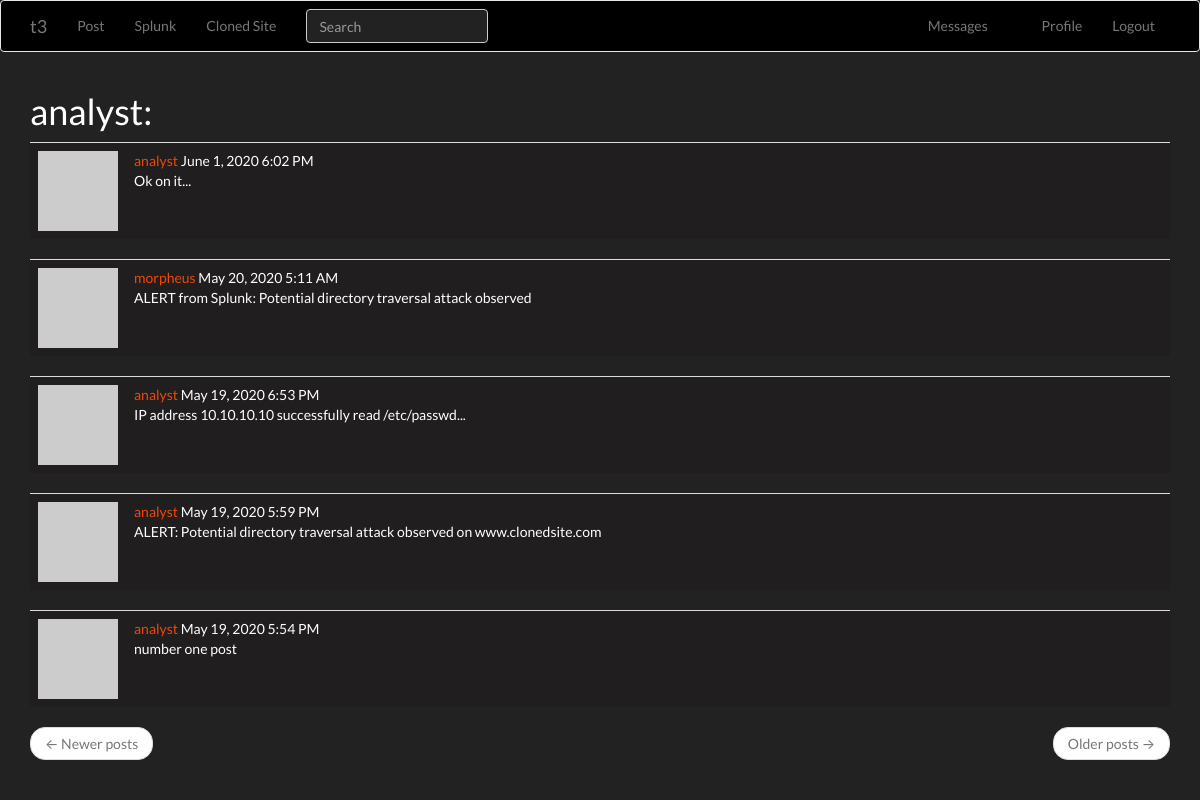
Page /explore (signed in) on the committed database.
### app/models.py (models this page shows, shortened)
class PaginatedAPIMixin(object):
    @staticmethod
    def to_collection_dict(query, page, per_page, endpoint, **kwargs):
        resources = query.paginate(page, per_page, False)
        data = {
            'items': [item.to_dict() for item in resources.items],
            '_meta': {
                'page': page,
                'per_page': per_page,
                'total_pages': resources.pages,
                'total_items': resources.total
            },
            '_links': {
                'self': url_for(endpoint, page=page, per_page=per_page,
                                **kwargs),
                'next': url_for(endpoint, page=page + 1, per_page=per_page,
                                **kwargs) if resources.has_next else None,
                'prev': url_for(endpoint, page=page - 1, per_page=per_page,
                                **kwargs) if resources.has_prev else None
            }
        }
        return data

class User(UserMixin, PaginatedAPIMixin, db.Model):
    id = db.Column(db.Integer, primary_key=True)
    username = db.Column(db.String(64), index=True, unique=True)
    email = db.Column(db.String(120), index=True, unique=True)
    password_hash = db.Column(db.String(128))
    posts = db.relationship('Post', backref='author', lazy='dynamic')
    about_me = db.Column(db.String(140))
    last_seen = db.Column(db.DateTime, default=datetime.utcnow)
    token = db.Column(db.String(32), index=True, unique=True)
    token_expiration = db.Column(db.DateTime)
    followed = db.relationship(
        'User', secondary=followers,
        primaryjoin=(followers.c.follower_id == id),
        secondaryjoin=(followers.c.followed_id == id),
        backref=db.backref('followers', lazy='dynamic'), lazy='dynamic')
    messages_sent = db.relationship('Message',
                                    foreign_keys='Message.sender_id',
                                    backref='author', lazy='dynamic')
    messages_received = db.relationship('Message',
                                        foreign_keys='Message.recipient_id',
                                        backref='recipient', lazy='dynamic')
    last_message_read_time = db.Column(db.DateTime)
    notifications = db.relationship('Notification', backref='user',
                                    lazy='dynamic')
    tasks = db.relationship('Task', backref='user', lazy='dynamic')
    def avatar(self, size):
        digest = md5(self.email.lower().encode('utf-8')).hexdigest()
        return 'https://www.gravatar.com/avatar/{}?d=identicon&s={}'.format(
            digest, size)
    def new_messages(self):
        last_read_time = self.last_message_read_time or datetime(1900, 1, 1)
        return Message.query.filter_by(recipient=self).filter(
            Message.timestamp > last_read_time).count()
    def get_tasks_in_progress(self):
        return Task.query.filter_by(user=self, complete=False).all()

class SearchableMixin(object):
    @classmethod
    def before_commit(cls, session):
        session._changes = {
            'add': list(session.new),
            'update': list(session.dirty),
            'delete': list(session.deleted)
        }
    @classmethod
    def after_commit(cls, session):
        for obj in session._changes['add']:
            if isinstance(obj, SearchableMixin):
                add_to_index(obj.__tablename__, obj)
        for obj in session._changes['update']:
            if isinstance(obj, SearchableMixin):
                add_to_index(obj.__tablename__, obj)
        for obj in session._changes['delete']:
            if isinstance(obj, SearchableMixin):
                remove_from_index(obj.__tablename__, obj)
        session._changes = None

class Post(SearchableMixin, db.Model):
    __searchable__ = ['body']
    id = db.Column(db.Integer, primary_key=True)
    body = db.Column(db.String(140))
    timestamp = db.Column(db.DateTime, index=True, default=datetime.utcnow)
    user_id = db.Column(db.Integer, db.ForeignKey('user.id'))
    language = db.Column(db.String(5))

### app/main/routes.py (the view)
@bp.route('/explore')
@login_required
def explore():
    page = request.args.get('page', 1, type=int)
    posts = Post.query.order_by(Post.timestamp.desc()).paginate(
        page, current_app.config['POSTS_PER_PAGE'], False)
    next_url = url_for('main.explore', page=posts.next_num) \
        if posts.has_next else None
    prev_url = url_for('main.explore', page=posts.prev_num) \
        if posts.has_prev else None
    return render_template('index.html', title=_('Explore'),
                           posts=posts.items, next_url=next_url,
                           prev_url=prev_url)

### app/main/forms.py
class SearchForm(FlaskForm):
    q = StringField(_l('Search'), validators=[DataRequired()])
    def __init__(self, *args, **kwargs):
        if 'formdata' not in kwargs:
            kwargs['formdata'] = request.args
        if 'csrf_enabled' not in kwargs:
            kwargs['csrf_enabled'] = False
        super(SearchForm, self).__init__(*args, **kwargs)

### app/main/routes.py (called while the page is built)
@bp.before_app_request
def before_request():
    if current_user.is_authenticated:
        current_user.last_seen = datetime.utcnow()
        db.session.commit()
        g.search_form = SearchForm()
    g.locale = str(get_locale())

### app/models.py (called while the page is built)
@login.user_loader
def load_user(id):
    return User.query.get(int(id))

### app/templates/index.html (shortened to what this page needs)
{% extends "base.html" %}
{% import 'bootstrap/wtf.html' as wtf %}
{% block app_content %}
    <h1>{{ _('%(username)s:', username=current_user.username) }}</h1>
    {% for post in posts %}
        {% include '_post.html' %}
    {% endfor %}
    <nav aria-label="...">
        <ul class="pager">
            <li class="previous{% if not prev_url %} disabled{% endif %}">
                <a href="{{ prev_url or '#' }}">
                    <span aria-hidden="true">&larr;</span> {{ _('Newer posts') }}
                </a>
            </li>
            <li class="next{% if not next_url %} disabled{% endif %}">
                <a href="{{ next_url or '#' }}">
                    {{ _('Older posts') }} <span aria-hidden="true">&rarr;</span>
                </a>
            </li>
        </ul>
    </nav>
{% endblock %}

### app/templates/_post.html (shortened to what this page needs)
    <table class="table table-hover">
        <tr>
            <td width="70px">
                <a href="{{ url_for('main.user', username=post.author.username) }}">
                    <img src="{{ post.author.avatar(70) }}" />
                </a>
            </td>
            <td>
                {{ _('%(username)s %(when)s',
                    username=user_link, when=moment(post.timestamp).format('LLL')) }}
                <br>
                <span id="post{{ post.id }}">{{ post.body }}</span>
                {% if post.language and post.language != g.locale %}
                <br><br>
                {% endif %}
            </td>
        </tr>
    </table>

### app/static/style.css (style rules this page uses)
:root { --blue: #375a7f; --indigo: #6610f2; --purple: #6f42c1; --pink: #e83e8c; --red: #E74C3C; --orange: #fd7e14; --yellow: #F39C12; --green: #00bc8c; --teal: #20c997; --cyan: #3498DB; --white: #fff; --gray: #888; --gray-dark: #303030; --primary: #375a7f; --secondary: #444; --success: #00bc8c; --info: #3498DB; --warning: #F39C12; --danger: #E74C3C; --light: #adb5bd; --dark: #303030; --breakpoint-xs: 0; --breakpoint-sm: 576px; --breakpoint-md: 768px; --breakpoint-lg: 992px; --breakpoint-xl: 1200px; --font-family-sans-serif: "Lato", -apple-system, BlinkMacSystemFont, "Segoe UI", Roboto, "Helvetica Neue", Arial, sans-serif, "Apple Color Emoji", "Segoe UI Emoji", "Segoe UI Symbol"; --font-family-monospace: SFMono-Regular, Menlo, Monaco, Consolas, "Liberation Mono", "Courier New", monospace; }
body { margin: 0; font-family: "Lato", -apple-system, BlinkMacSystemFont, "Segoe UI", Roboto, "Helvetica Neue", Arial, sans-serif, "Apple Color Emoji", "Segoe UI Emoji", "Segoe UI Symbol"; font-weight: 400; line-height: 1.5; color: #fff; text-align: left; background-color: #222; }
td { background-color:rgb(32, 30, 30); border-color:rgb(red, green, blue); }
a { color: #ee4908; text-decoration: none; background-color: transparent; }
nav .form-control { color: #222 !important; background-color: #222 !important; }

### rows in the picture
Post: body "Ok on it..."
Post: body "ALERT from Splunk: Potential directory traversal attack observed"
Post: body "IP address 10.10.10.10 successfully read /etc/passwd..."
Post: body "ALERT: Potential directory traversal attack observed on www.clonedsite.com"
Post: body "number one post"
